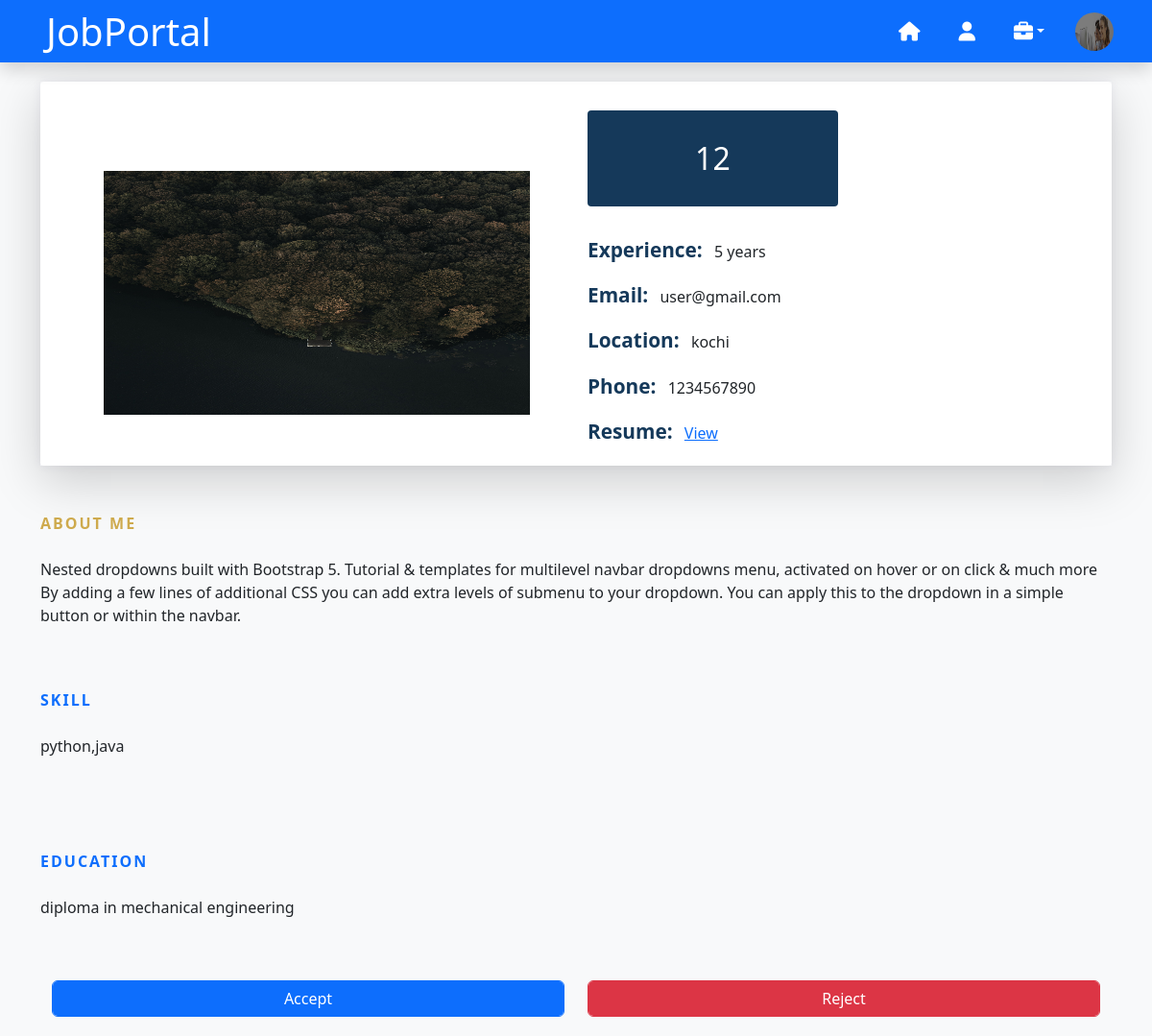
The page /application/12candidate/details/ (signed in) on the database its author committed.
### api/models.py (models this page shows, shortened)
class User(AbstractUser):
      options = (
        ("candidate","candidate"),
        ("employer","employer")
      )
      role = models.CharField(max_length=200,choices=options)

class CompanyProfile(models.Model):
    user = models.OneToOneField(User, on_delete=models.CASCADE,related_name='employerprofile')
    phone = models.CharField(max_length=10)
    logo = models.ImageField(upload_to="logos", null=True)
    description = models.CharField(max_length=500)
    location = models.CharField(max_length=200)
    adress =  models.CharField(max_length=300)
    company_name = models.CharField(max_length=200)

class Application(models.Model):
    job = models.ForeignKey(Job, on_delete=models.CASCADE)
    candidate = models.ForeignKey(CandidateProfile, on_delete=models.CASCADE)
    options = (
        ("pending","pending"),
		("accept","accept"),
		("reject","reject"),
        ("cancelled","cancelled")
    )
    status = models.CharField(max_length=200,choices=options,default="pending")
    apply_date = models.DateField(auto_now_add=True)
    is_active=models.BooleanField(default=True)
    class Meta:
        ordering=['-apply_date']

class CandidateProfile(models.Model):
    user = models.OneToOneField(User, on_delete=models.CASCADE,related_name='employeeprofile')
    phone = models.CharField(max_length=10)
    image = models.ImageField(upload_to="images",null=True)
    genders=(
            ('Male','Male'),
            ('Female','Female'),
            ('Other','Other')
        )
    gender = models.CharField(max_length=10,choices=genders)
    qualification = models.CharField(max_length=200)
    resume = models.FileField(upload_to="resumes",null=True)
    location = models.CharField(max_length=200)
    ready_to_relocate = models.BooleanField(default=False)
    skills = models.CharField(max_length=200)
    experience = models.CharField(max_length=200)
    description=models.CharField(max_length=500)

### Job/views.py (the view)
# urls.py: path('application/<int:id>candidate/details/',views.CandidateDetailsView.as_view(),name='candidate-details'),
@method_decorator(employerdecs,name='dispatch')
class CandidateDetailsView(ListView):
    model=Application
    template_name='candidatedetails.html'
    context_object_name='apps'
    def get_queryset(self):
        id=self.kwargs.get('id')
        return Application.objects.filter(id=id)

### Job/views.py (called while the page is built)
def employersignin_required(fn):
    def wrapper(request,*args,**kwargs):
        if request.user.is_authenticated and request.user.role=='employer':
            return fn(request,*args,**kwargs)
        else:
            return redirect('error')
    return wrapper

### Job/templates/candidatedetails.html (shortened to what this page needs)
{%extends 'employer-base.html'%}
{%block body%}
{%for a in apps%}
<section class="bg-light">
    <div class="container ">
        <div class="row">
            <div class="col-lg-12 mb-4 mb-sm-5">
                <div class="card card-style1 border-0">
                    <div class="card-body p-1-9 p-sm-2-3 p-md-6 p-lg-7 shadow-lg" style="height: 400px;">
                        <div class="row align-items-center">
                            <div class="col-lg-6 mb-4 mb-lg-0 p-5" style="height: 350px;">
                                <img src="{{a.candidate.image.url}}" alt="..." height="100%" width="100%">
                            </div>
                            <div class="col-lg-6 px-xl-10">
                                <div class="bg-secondary d-lg-inline-block py-1-9 px-1-9 px-sm-6 mb-1-9 rounded">
                                    <h3 class="h2 text-white mb-0 text-center" style="min-width: 200px;">{{a.id}}</h3>
                                </div>
                                <ul class="list-unstyled mb-1-9">
                                    <li class="mb-2 mb-xl-3 display-28"><span
                                            class="display-26 text-secondary me-2 font-weight-600">Experience:</span>
                                        {{a.candidate.experience}}</li>
                                    <li class="mb-2 mb-xl-3 display-28"><span
                                            class="display-26 text-secondary me-2 font-weight-600">Email:</span>
                                        {{a.candidate.user.email}}</li>
                                    <li class="mb-2 mb-xl-3 display-28"><span
                                            class="display-26 text-secondary me-2 font-weight-600">Location:</span>
                                        {{a.candidate.location}}</li>
                                    <li class="mb-2 mb-xl-3 display-28"><span
                                            class="display-26 text-secondary me-2 font-weight-600">Phone:</span>
                                        {{a.candidate.phone}}</li>
                                        <li class="display-28"><span
                                            class="display-26 text-secondary me-2 font-weight-600">Resume:</span>
                                            <a href=""  data-bs-toggle="modal" data-bs-target="#exampleModal">
                                                View
                                              </a>
                                    </li>
                                </ul>
                            </div>
                        </div>
                    </div>
                </div>
            </div>
            <div class="col-lg-12 mb-4 mb-sm-5">
                <div>
                    <span class="section-title text-primary1 mb-3 mb-sm-4">About Me</span>
                    <p>{{a.candidate.description}}</p>
                </div>
            </div>
            <div class="col-lg-12">
                <div class="row">
                    <div class="col-lg-12 mb-4 mb-sm-5">
                        <div class="mb-4 mb-sm-5">
                            <span class="section-title text-primary mb-3 mb-sm-4">Skill</span>
                            <p>{{a.candidate.skills}}</p>
                        </div>
                    </div>
                </div>
                <div>
                    <span class="section-title text-primary mb-3 mb-sm-4">Education</span>
                    <p>{{a.candidate.qualification}}</p>
                </div>
            </div>
        </div>
        <div class="container">
            <div class="row mt-5">
                <div class="col-6">
                    <a href="{%url 'application-accept' a.id%}" class="btn btn-primary form-control">Accept</a>
                </div>
                <div class="col-6">
                    <a href="{%url 'application-reject' a.id%}" class="btn btn-danger form-control">Reject</a>
                </div>
            </div>
        </div>
    </div>
</section>
{%endfor%}
{%endblock%}

### Job/templates/employer-base.html (shortened to what this page needs)
<!DOCTYPE html>
<html lang="en">
<head>
    <link href="https://cdn.jsdelivr.net/npm/bootstrap@5.3.0-alpha3/dist/css/bootstrap.min.css" rel="stylesheet">
</head>
<body>
   <nav class=" navbar navbar-expand-lg bg-primary navbar-light shadow sticky-top p-4 ">
    <h1 class="m-0 text-white ms-4">JobPortal</h1>
    <div class="collapse navbar-collapse " id="navbarCollapse" >
        <div class="navbar-nav ms-auto p-4 p-lg-0">
            <a href="{%url 'employer-home'%}" class="nav-item nav-link active text-white me-4"><i class="fa-solid fa-house fa-lg" ></i></a>
            {%if request.user.employerprofile%}
            <a href="{%url 'company-profile'%}" class="nav-item nav-link text-white me-4"><i class="fa-solid fa-user fa-lg" ></i></a>
            {%else%}
            <a href="{%url 'companyprofile-create'%}" class="nav-item nav-link text-white me-4"><i class="fa-solid fa-user fa-lg" ></i></a>
            {%endif%}
            <div class="nav-item dropdown job me-4">
                <a href="#" class="nav-link dropdown-toggle text-white" data-bs-toggle="dropdown"><i class="fa-solid fa-briefcase fa-lg"></i></a>
            </div>
            <div class="dropdown me-3" >
                <img src="{{request.user.employerprofile.logo.url}}" class="rounded-circle"  data-bs-toggle="dropdown" aria-expanded="false" height="40px" width="40px">
              </div>
            </div>
    </div>
</nav>
{%block body%}
{%endblock%}
</body>
</html>

### Job/templates/employer-base.html (style rules this page uses)
.navbar { height: 65px; }

### Job/templates/candidatedetails.html (style rules this page uses)
.card-style1 { box-shadow: 0px 0px 10px 0px rgb(89 75 128 / 9%); }
.border-0 { border: 0 !important; }
.card { position: relative; display: flex; flex-direction: column; min-width: 0; word-wrap: break-word; background-color: #fff; background-clip: border-box; border: 1px solid rgba(0, 0, 0, .125); border-radius: 0.25rem; }
section { padding: 20px 0; overflow: hidden; background: #fff; }
.section-title { font-weight: 600; letter-spacing: 2px; text-transform: uppercase; margin-bottom: 10px; position: relative; display: inline-block; }
.text-primary1 { color: #ceaa4d !important; }
.text-secondary { color: #15395A !important; }
.font-weight-600 { font-weight: 600; }
.display-26 { font-size: 1.3rem; }
@media screen and (min-width: 992px) { .p-lg-7 { padding: 4rem; } }
@media screen and (min-width: 768px) { .p-md-6 { padding: 3.5rem; } }
@media screen and (min-width: 576px) { .p-sm-2-3 { padding: 2.3rem; } }
.p-1-9 { padding: 1.9rem; }
.bg-secondary { background: #15395A !important; }
@media screen and (min-width: 576px) { .pe-sm-6, .px-sm-6 { padding-right: 3.5rem; } }
@media screen and (min-width: 576px) { .ps-sm-6, .px-sm-6 { padding-left: 3.5rem; } }
.pe-1-9, .px-1-9 { padding-right: 1.9rem; }
.ps-1-9, .px-1-9 { padding-left: 1.9rem; }
.pb-1-9, .py-1-9 { padding-bottom: 1.9rem; }
.pt-1-9, .py-1-9 { padding-top: 1.9rem; }
.mb-1-9, .my-1-9 { margin-bottom: 1.9rem; }
@media (min-width: 992px) { .d-lg-inline-block { display: inline-block !important; } }
.rounded { border-radius: 0.25rem !important; }

### rows shown on the page
User: user.employerprofile.logo (picture)
Application: candidate.image (picture), id "12", candidate.experience "5 years", candidate.user.email "user@gmail.com", candidate.location "kochi", candidate.phone "1234567890", candidate.description "Nested dropdowns built with Bootstrap 5. Tutorial & templates for multilevel navbar dropdowns menu, activated on hover or on click & much more By adding a few lines of additional CSS you can add extra levels of submenu to your dropdown. You can apply this to the dropdown in a simple button or within the navbar.", candidate.skills "python,java", candidate.qualification "diploma in mechanical engineering"
